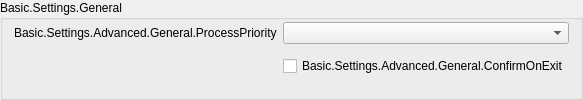
                 <widget class="QGroupBox" name="advancedGeneralGroupBox">
                  <property name="title">
                   <string>Basic.Settings.General</string>
                  </property>
                  <layout class="QFormLayout" name="formLayout_22">
                   <property name="fieldGrowthPolicy">
                    <enum>QFormLayout::AllNonFixedFieldsGrow</enum>
                   </property>
                   <property name="labelAlignment">
                    <set>Qt::AlignRight|Qt::AlignTrailing|Qt::AlignVCenter</set>
                   </property>
                   <property name="topMargin">
                    <number>2</number>
                   </property>
                   <item row="0" column="0">
                    <widget class="QLabel" name="processPriorityLabel">
                     <property name="text">
                      <string>Basic.Settings.Advanced.General.ProcessPriority</string>
                     </property>
                     <property name="buddy">
                      <cstring>processPriority</cstring>
                     </property>
                    </widget>
                   </item>
                   <item row="0" column="1">
                    <widget class="QComboBox" name="processPriority"/>
                   </item>
                   <item row="1" column="0">
                    <spacer name="horizontalSpacer_13">
                     <property name="orientation">
                      <enum>Qt::Horizontal</enum>
                     </property>
                     <property name="sizeHint" stdset="0">
                      <size>
                       <width>170</width>
                       <height>0</height>
                      </size>
                     </property>
                    </spacer>
                   </item>
                   <item row="2" column="1">
                    <widget class="QCheckBox" name="confirmOnExit">
                     <property name="text">
                      <string>Basic.Settings.Advanced.General.ConfirmOnExit</string>
                     </property>
                    </widget>
                   </item>
                  </layout>
                 </widget>
